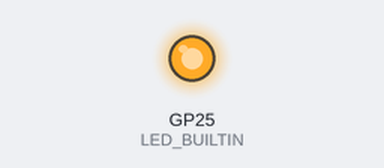
A program run on a simulated Raspberry Pi Pico. Shown: output pins drawn as LEDs (lit = HIGH). Random numbers use the default seed unless the program sets one; what the program prints to the serial monitor is not drawn.

Above: at 0.05 s.
Timing chart, 0 to 3.0 s (numbered marks = the images above):
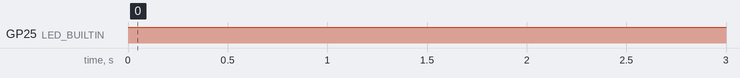

Measured:
- by itself, GP25 (LED_BUILTIN): repeats every 1.0 s: LOW 0.50 s, HIGH 0.50 s

The program:

main.cpp
```cpp
#include <stdio.h>
#include <stdlib.h>
#include <stdbool.h>
#include <time.h>
#include <stdint.h>
#include <string.h>

// *** компиляция для компьютера ***
// читать /dev/random для инициализации гпсч
#define READ_DEV_RANDOM

// *** компиляция для микроконтроллеров ***
// если определена (раскоментировать),
// то за итерацию перемешивается весь массив
// иначе, только два случайных элемента
//#define SHUFFLE_ARRAY

// *** совместимость светодиодного моргания ***
// раскомментировать если плата esp32 s2 mini
//#define LED_BUILTIN 15
// раскоментировать если плата RP2040-ZERO
//#define RP2040BIWS 16
// раскоментировать если плата RP2040 с алика со встроенным ws2812
//#define RP2040BIWS 23

bool isSorted(uint8_t * data, size_t len){
    for (size_t i=0;i<len-1;i++) if (data[i]>data[i+1]) return false;
    return true;
}

void shuffleArray(uint8_t * data, size_t len) {
    size_t i;
    if (len > 1) {
        for (i = 0; i < len; i++) {
            int j = rand() % len;
            uint8_t temp = data[j];
            data[j] = data[i];
            data[i] = temp;
        }
    }
}

#ifdef ARDUINO
#include <Arduino.h>
#include "serialprintf.h"
#ifdef RP2040BIWS
    #include <Adafruit_NeoPixel.h>
    Adafruit_NeoPixel builtinLed(1,RP2040BIWS,NEO_GRBW + NEO_KHZ800);
#endif

void setup() {
    uint8_t *data=NULL;
    uint8_t *startData=NULL;
    size_t dataLen=10;
    unsigned long start, end;
    unsigned long delta_us,min_iter=-1,max_iter=0,iter=0,avg_iter=0,min_t=-1,max_t=0,avg_t=0;
    unsigned seed=43434,count=0,max_count=10;
    #if defined(RP2040BIWS)
        builtinLed.begin();
        builtinLed.setPixelColor(0,builtinLed.Color(255,0,0));
        builtinLed.setBrightness(25);
        builtinLed.show();
    #endif
    pinMode(LED_BUILTIN,OUTPUT);
    digitalWrite(LED_BUILTIN,true);
    #if (defined(ESP32)||defined(ESP8266))
        Serial.begin(74800);
    #else
        Serial.begin(9600);
    #endif
    delay(5000);
    SerialPrintf("\n");
    SerialPrintf("Seed: %u\n",seed);
    srand(seed);

    data=(uint8_t*)malloc(sizeof(uint8_t)*dataLen);
    if (!data) { SerialPrintf("Ошибка выделения памяти (data)"); return;}
    startData=(uint8_t*)malloc(sizeof(uint8_t)*dataLen);
    if (!startData) { SerialPrintf("Ошибка выделения памяти (startData)"); return;}
    for (size_t i=0;i<dataLen;i++) data[i]=dataLen-i-1;
    shuffleArray(data,dataLen);
    SerialPrintf ("Стартовая последовательность: ");
    for (size_t i=0;i<dataLen;i++) SerialPrintf ("%i ",data[i]);
    SerialPrintf ("\n");

    while (count<max_count){
        iter=0;
        memcpy((uint8_t*)startData,(uint8_t*)data,sizeof(uint8_t)*dataLen);
        start=millis();
        unsigned long lastMs=millis();
        bool blLed=true;
        do {
            #ifdef SHUFFLE_ARRAY
                shuffleArray(startData,dataLen);
            #else
                int i = rand() % dataLen;
                int j = rand() % dataLen;
                uint8_t temp = startData[j];
                startData[j] = startData[i];
                startData[i] = temp;
            #endif
            #if (defined(ESP8266))
                ESP.wdtFeed();
            #endif
            iter++;
            if ((millis()-lastMs)>500) {
                if (blLed) blLed=false; else blLed=true;
                digitalWrite(LED_BUILTIN,blLed);
                #if defined(RP2040BIWS)
                    if (blLed) {builtinLed.setPixelColor(0,builtinLed.Color(0,0,255)); builtinLed.show();}
                    else {builtinLed.setPixelColor(0,builtinLed.Color(0,255,0)); builtinLed.show();}
                #endif
                lastMs=millis();
            }
        } while (!isSorted(startData,dataLen));
        SerialPrintf ("Отсортировано: ");
        end=millis();
        delta_us = end-start;
        if (count == 0) {
            min_t=delta_us;
            max_t=delta_us;
            min_iter=iter;
            max_iter=iter;
        }
        if (delta_us<min_t) min_t=delta_us;
        if (delta_us>max_t) max_t=delta_us;
        if (iter<min_iter) min_iter=iter;
        if (iter>max_iter) max_iter=iter;
        //for (size_t i=0;i<dataLen;i++) SerialPrintf ("%i ",startData[i]);
        //SerialPrintf("\n");
        SerialPrintf ("%u: Цикл занял %lu мсек (%lu сек), %lu итераций.\n",count+1,delta_us,(unsigned long)(delta_us/1000L),iter);
        count++;
    }
    avg_t=(min_t+max_t)/2;
    avg_iter=(min_iter+max_iter)/2;
    SerialPrintf ("%u сортировок. Время мин:%lu макс:%lu среднее:%lu Среднее количество итераций:%lu\n",max_count,min_t,max_t,avg_t,avg_iter);
    #if defined(RP2040BIWS)
        builtinLed.setPixelColor(0,builtinLed.Color(0,0,0,255));
        builtinLed.show();
    #endif
}

void loop() {
  // put your main code here, to run repeatedly:
  delay(1000);
}

#else
int main() {
    uint8_t *data;
    uint8_t *startData;
    size_t dataLen=10;
    struct timespec start, end;
    unsigned long delta_us,min_t=-1,max_t=0,avg_t=0;
    unsigned long iter=0,min_iter=-1,max_iter=0,avg_iter=0;
    unsigned seed=43434,count=0,max_count=10;
    FILE *rnd;

    #ifdef READ_DEV_RANDOM
        rnd=fopen("/dev/random","r");
        if (rnd){
            fread(&seed,sizeof(unsigned),1,rnd);
            fclose(rnd);
        }
    #endif
    printf("Инициализация ГПСЧ числом: %u\n", seed);
    srand(seed);

    data=(uint8_t*)malloc(sizeof(uint8_t)*dataLen);
    startData=(uint8_t*)malloc(sizeof(uint8_t)*dataLen);
    for (int i=0;i<dataLen;i++) data[i]=dataLen-i-1;
    shuffleArray(data,dataLen);
    printf ("Стартовая последовательность: ");
    for (int i=0;i<dataLen;i++) printf ("%i ",data[i]);
    printf("\n");

    while (count<max_count){
        iter=0;
        memcpy(startData,data,sizeof(uint8_t)*dataLen);
        clock_gettime(CLOCK_MONOTONIC, &start);
        do {
            #ifdef SHUFFLE_ARRAY
                shuffleArray(startData,dataLen);
            #else
                int i = rand() % dataLen;
                int j = rand() % dataLen;
                uint8_t temp = startData[j];
                startData[j] = startData[i];
                startData[i] = temp;
            #endif
            iter++;
        } while (!isSorted(startData,dataLen));
        clock_gettime(CLOCK_MONOTONIC, &end);
        delta_us = (end.tv_sec - start.tv_sec) * 1000000 + (end.tv_nsec - start.tv_nsec)/1000;
        if (count == 0) {
            min_t=delta_us;
            max_t=delta_us;
            min_iter=iter;
            max_iter=iter;
        }
        if (delta_us<min_t) min_t=delta_us;
        if (delta_us>max_t) max_t=delta_us;
        if (iter<min_iter) min_iter=iter;
        if (iter>max_iter) max_iter=iter;
        printf ("Отсортировано: ");
        printf ("Цикл занял %lu мсек (%.3f сек), %lu итераций.\n",delta_us/1000,(float)delta_us/1000000.0,iter);
        count++;
    }
    avg_t=(min_t+max_t)/2;
    avg_iter=(min_iter+max_iter)/2;
    printf ("%u сортировок. Время мин:%lu макс:%lu среднее:%lu Среднее количество итераций:%lu\n",max_count,min_t,max_t,avg_t,avg_iter);
    free(data);
    free(startData);
    return 0;
}
#endif
```

serialprintf.cpp
```cpp
#include <Arduino.h>
#include <stdarg.h>

#if (defined(ESP32) || defined(ESP8266))
void SerialPrintf (const char * format, ...)
{
  char *printfbuff;
  va_list args;
  va_start(args, format);
  vasprintf(&printfbuff,format,args);
  va_end(args);
  Serial.print(printfbuff);
  free(printfbuff);
}
#else
void SerialPrintf (const char * format, ...)
{
  char printfbuff[256];
  va_list args;
  va_start(args, format);
  vsprintf(printfbuff,format,args);
  va_end(args);
  Serial.print(printfbuff);
}
#endif
```

serialprintf.h
```cpp
#pragma once

void SerialPrintf (const char*,...);
```
